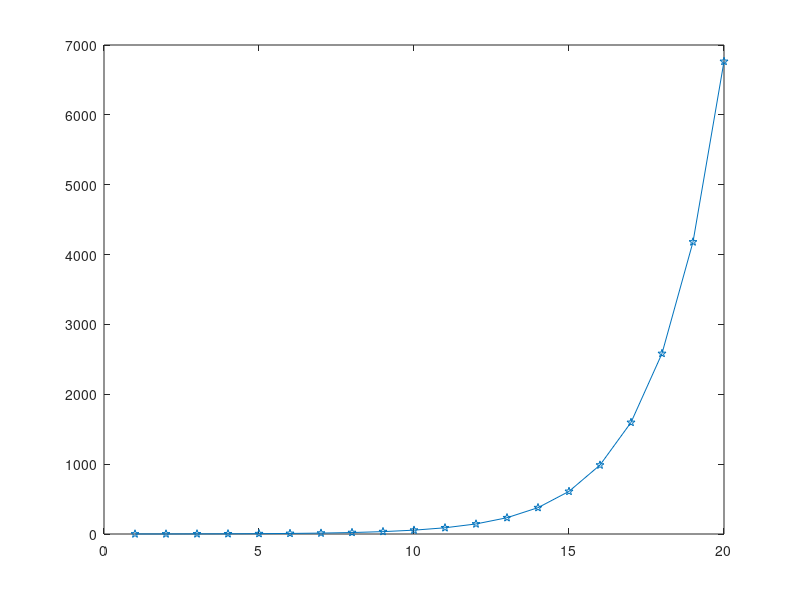

Here is the MATLAB script that generated this plot:
fib = [1 1]

while fib(end) + fib(end-1) <10000
    fib(end+1) = fib(end) + fib(end-1)
end

even_count = sum(mod(fib,2) == 0)
odd_count = sum(mod(fib,2) == 1)

plot(fib, '-p')

fprintf("Even count = %d \n Odd count = %d",even_count,odd_count)